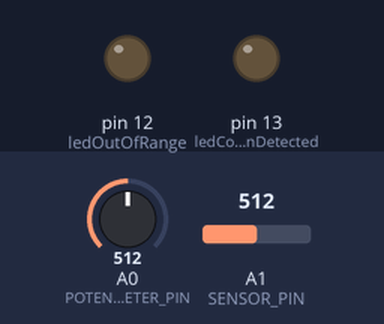
Recording of a sketch running on a simulated Arduino Uno, built with avr-gcc and run on an emulated ATmega328P. Shown: output pins drawn as LEDs (lit = HIGH). The inputs (shaded band) are chosen by the test bench; at power-on: A1 (SENSOR_PIN) = 512, A0 (POTENTIOMETER_PIN) = 512. What the sketch prints to the serial monitor is not drawn.

Above: at 1.2 s.
1.3 s: A1 (SENSOR_PIN) set to 716
At 1.7 s:
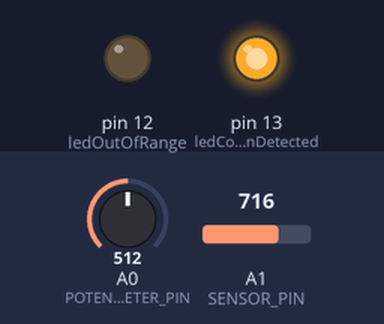
4.3 s: A0 (POTENTIOMETER_PIN) set to 1004
7.3 s: A0 (POTENTIOMETER_PIN) set to 1023
10.3 s: A1 (SENSOR_PIN) set to 900
At 11.1 s:
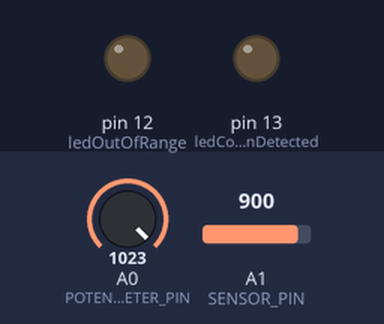
Timing chart, 0 to 13.3 s (numbered marks = the images above; inputs shaded):
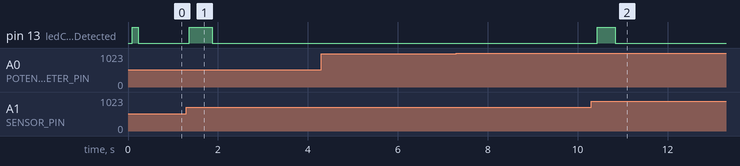

The sketch:

WL_Test.ino
```cpp
#include "Arduino.h"
#include "BandpassFilter6thOrder.h"

#define POTENTIOMETER_PIN A0
#define SENSOR_PIN A1


const int SAMPLE_RATE = 1000;
const unsigned long SAMPLE_PERIOD = 1000000 / SAMPLE_RATE;
const int WINDOW_SIZE = 90;

const int ledOutOfRange = 12;
const int ledContractionDetected = 13;

const float thresholdMin = 200;
const byte sensitivity = 5;

int thresholdOld = thresholdMin;

float sosCoeffs6th[3][6] = {
  {0.0121, 0.0242, 0.0121, 1.0, -1.3501, 0.7201},
  {1.0, 0.0, -1.0, 1.0, -1.5002, 0.8105},
  {1.0, -2.0, 1.0, 1.0, -1.7503, 0.8902}
};

BandpassFilter6thOrder thesisFilter;

float buffer[WINDOW_SIZE];
int bufferIndex = 0;
bool bufferFilled = false;

void setup() {
  Serial.begin(115200);
  thesisFilter.init(sosCoeffs6th);

  pinMode(ledOutOfRange, OUTPUT);
  pinMode(ledContractionDetected, OUTPUT);

  for(int i = 0; i < WINDOW_SIZE; i++) buffer[i] = 0.0f;
}

float calculateWaveformLength() {
  float wl = 0.0;
  for (int i = 1; i < WINDOW_SIZE; i++) {
    wl += abs(buffer[i] - buffer[i - 1]);
  }
  return wl;
}

int getThreshold() {
  int currentRead = analogRead(POTENTIOMETER_PIN);
  int targetThreshold = map(currentRead, 0, 1023, thresholdMin, 1000);

  if (abs(targetThreshold - thresholdOld) >= sensitivity) {
    thresholdOld = targetThreshold;
  }
  return thresholdOld;
}

void loop() {
  unsigned long startTime = micros();

  int rawValue = analogRead(SENSOR_PIN);
  float filteredValue = thesisFilter.update((float)rawValue);

  buffer[bufferIndex] = filteredValue;
  bufferIndex = (bufferIndex + 1) % WINDOW_SIZE;
  if (bufferIndex == 0) bufferFilled = true;

  if (bufferFilled) {
    float wlValue = calculateWaveformLength();
    int threshold = getThreshold();
    int detection = (wlValue >= threshold) ? 1 : 0;

    if (detection) {
      digitalWrite(ledContractionDetected, HIGH);
    } else {
      digitalWrite(ledContractionDetected, LOW);
    }

    Serial.print("Raw:");
    Serial.print(rawValue);
    Serial.print(",");
    Serial.print("Filtered:");
    Serial.print(filteredValue);
    Serial.print(",");
    Serial.print("WL:");
    Serial.print(wlValue);
    Serial.print(",");
    Serial.print("Threshold:");
    Serial.print(threshold);
    Serial.print(",");
    Serial.print("Detection:");
    Serial.println(detection * 100);
  }

  unsigned long elapsedTime = micros() - startTime;
  if (elapsedTime < SAMPLE_PERIOD) {
    delayMicroseconds(SAMPLE_PERIOD - elapsedTime);
  }
}
```

BandpassFilter6thOrder.cpp
```cpp
#include "BandpassFilter6thOrder.h"

void BandpassFilter6thOrder::init(float sosCoeffs[][6]) {
  for (int i = 0; i < numSections; i++) {
    for (int j = 0; j < 6; j++) {
      sos[i][j] = sosCoeffs[i][j];
    }
    w[i][0] = 0.0f;
    w[i][1] = 0.0f;
  }
}

float BandpassFilter6thOrder::update(float input) {
  float output = input;
  for (int i = 0; i < numSections; i++) {
    float b0 = sos[i][0], b1 = sos[i][1], b2 = sos[i][2];
    float a0 = sos[i][3], a1 = sos[i][4], a2 = sos[i][5];

    if (a0 != 1.0f) { // Normalization [cite: 192]
      b0 /= a0; b1 /= a0; b2 /= a0;
      a1 /= a0; a2 /= a0;
    }

    // Direct Form II Transposed implementation [cite: 207]
    float w_new = output - a1 * w[i][0] - a2 * w[i][1];
    output = b0 * w_new + b1 * w[i][0] + b2 * w[i][1];

    w[i][1] = w[i][0];
    w[i][0] = w_new;
  }
  return output;
}
```

BandpassFilter6thOrder.h
```cpp
#ifndef BANDPASSFILTER6THORDER_H
#define BANDPASSFILTER6THORDER_H

#include "Arduino.h"

class BandpassFilter6thOrder {
  public:
    void init(float sosCoeffs[][6]);
    float update(float input);

  private:
    static const int numSections = 3;   // 6th-order = 3 second-order sections
    float sos[numSections][6];          // Filter coefficients
    float w[numSections][2];            // Delay elements (Direct Form II)
};

#endif
```

Measured:
- after the input at 1.3 s, pin 13 (ledContractionDetected): LOW → HIGH after 0.07 s, → LOW 0.50 s later
- after the input at 10.3 s, pin 13 (ledContractionDetected): LOW → HIGH after 0.13 s, → LOW 0.40 s later
